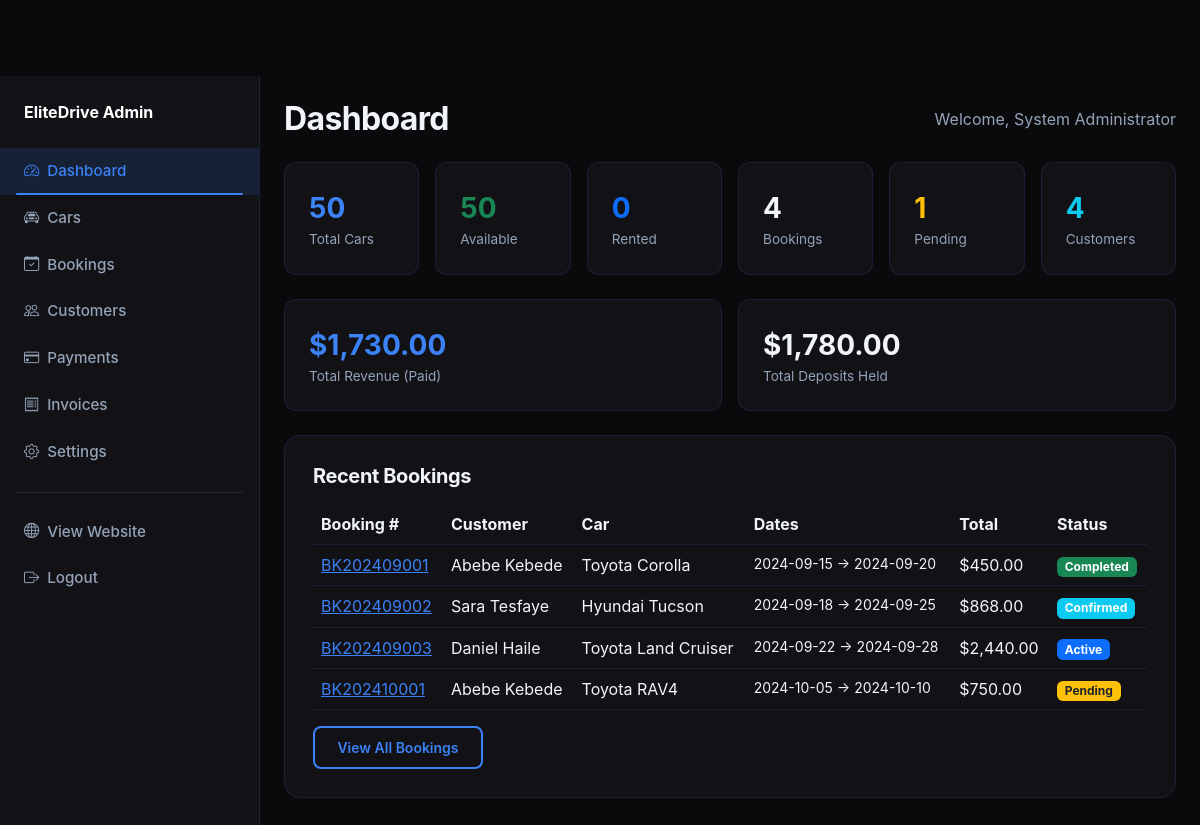
Page /admin/dashboard.php (signed in) on the committed database.
### tables this page shows
CREATE TABLE `bookings` (
  `id` int(11) NOT NULL AUTO_INCREMENT,
  `booking_number` varchar(20) NOT NULL,
  `user_id` int(11) DEFAULT NULL,
  `car_id` int(11) NOT NULL,
  `pickup_location_id` int(11) NOT NULL,
  `return_location_id` int(11) NOT NULL,
  `pickup_date` date NOT NULL,
  `return_date` date NOT NULL,
  `pickup_time` time DEFAULT '10:00:00',
  `return_time` time DEFAULT '10:00:00',
  `rental_days` int(5) NOT NULL,
  `daily_rate` decimal(10,2) NOT NULL,
  `subtotal` decimal(10,2) NOT NULL,
  `discount` decimal(10,2) DEFAULT 0.00,
  `deposit` decimal(10,2) DEFAULT 0.00,
  `additional_fees` decimal(10,2) DEFAULT 0.00,
  `total_amount` decimal(10,2) NOT NULL,
  `paid_amount` decimal(10,2) DEFAULT 0.00,
  `status` enum('Pending','Confirmed','Active','Completed','Cancelled') DEFAULT 'Pending',
  `customer_name` varchar(100) NOT NULL,
  `customer_email` varchar(100) NOT NULL,
  `customer_phone` varchar(20) NOT NULL,
  `customer_address` text DEFAULT NULL,
  `driver_license` varchar(50) DEFAULT NULL,
  `notes` text DEFAULT NULL,
  `admin_notes` text DEFAULT NULL,
  `created_at` timestamp NOT NULL DEFAULT CURRENT_TIMESTAMP,
  `updated_at` timestamp NOT NULL DEFAULT CURRENT_TIMESTAMP ON UPDATE CURRENT_TIMESTAMP,
  PRIMARY KEY (`id`),
  UNIQUE KEY `booking_number` (`booking_number`),
  KEY `idx_user` (`user_id`),
  KEY `idx_car` (`car_id`),
  KEY `idx_status` (`status`),
  KEY `idx_dates` (`pickup_date`,`return_date`),
  CONSTRAINT `fk_bookings_user` FOREIGN KEY (`user_id`) REFERENCES `users` (`id`) ON DELETE SET NULL,
  CONSTRAINT `fk_bookings_car` FOREIGN KEY (`car_id`) REFERENCES `cars` (`id`),
  CONSTRAINT `fk_bookings_pickup` FOREIGN KEY (`pickup_location_id`) REFERENCES `locations` (`id`),
  CONSTRAINT `fk_bookings_return` FOREIGN KEY (`return_location_id`) REFERENCES `locations` (`id`)
);

CREATE TABLE `cars` (
  `id` int(11) NOT NULL AUTO_INCREMENT,
  `brand` varchar(50) NOT NULL,
  `model` varchar(50) NOT NULL,
  `year` int(4) NOT NULL,
  `category` enum('Sedan','SUV','Pickup','Luxury','Van','Hatchback','Crossover') NOT NULL,
  `daily_price` decimal(10,2) NOT NULL,
  `weekly_price` decimal(10,2) NOT NULL,
  `monthly_price` decimal(10,2) NOT NULL,
  `transmission` enum('Automatic','Manual') NOT NULL DEFAULT 'Automatic',
  `fuel_type` enum('Petrol','Diesel','Hybrid','Electric') NOT NULL DEFAULT 'Petrol',
  `seats` int(2) NOT NULL DEFAULT 5,
  `doors` int(1) NOT NULL DEFAULT 4,
  `engine` varchar(50) DEFAULT NULL,
  `mileage` varchar(20) DEFAULT NULL,
  `color` varchar(30) DEFAULT NULL,
  `location_id` int(11) DEFAULT NULL,
  `status` enum('Available','Reserved','Rented','Maintenance','Inactive') DEFAULT 'Available',
  `deposit_amount` decimal(10,2) NOT NULL DEFAULT 0.00,
  `description` text DEFAULT NULL,
  `features` text DEFAULT NULL,
  `main_image` varchar(255) DEFAULT NULL,
  `created_at` timestamp NOT NULL DEFAULT CURRENT_TIMESTAMP,
  `updated_at` timestamp NOT NULL DEFAULT CURRENT_TIMESTAMP ON UPDATE CURRENT_TIMESTAMP,
  PRIMARY KEY (`id`),
  KEY `idx_brand` (`brand`),
  KEY `idx_category` (`category`),
  KEY `idx_status` (`status`),
  KEY `idx_location` (`location_id`),
  KEY `idx_price` (`daily_price`),
  CONSTRAINT `fk_cars_location` FOREIGN KEY (`location_id`) REFERENCES `locations` (`id`) ON DELETE SET NULL
);

### admin/dashboard.php (the view, shortened to what this page needs)
<?php
require_once '../includes/functions.php';
require_once '../includes/auth.php';
$stats = [
    'total_cars' => $pdo->query("SELECT COUNT(*) FROM cars")->fetchColumn(),
    'available' => $pdo->query("SELECT COUNT(*) FROM cars WHERE status = 'Available'")->fetchColumn(),
    'rented' => $pdo->query("SELECT COUNT(*) FROM cars WHERE status = 'Rented'")->fetchColumn(),
    'maintenance' => $pdo->query("SELECT COUNT(*) FROM cars WHERE status = 'Maintenance'")->fetchColumn(),
    'total_bookings' => $pdo->query("SELECT COUNT(*) FROM bookings")->fetchColumn(),
    'pending' => $pdo->query("SELECT COUNT(*) FROM bookings WHERE status = 'Pending'")->fetchColumn(),
    'confirmed' => $pdo->query("SELECT COUNT(*) FROM bookings WHERE status = 'Confirmed'")->fetchColumn(),
    'customers' => $pdo->query("SELECT COUNT(*) FROM users")->fetchColumn(),
    'revenue' => $pdo->query("SELECT COALESCE(SUM(paid_amount),0) FROM bookings WHERE status IN ('Completed','Active','Confirmed')")->fetchColumn(),
    'deposits' => $pdo->query("SELECT COALESCE(SUM(deposit),0) FROM bookings WHERE status NOT IN ('Cancelled')")->fetchColumn(),
];
$recentBookings = $pdo->query("SELECT b.*, c.brand, c.model FROM bookings b JOIN cars c ON b.car_id = c.id ORDER BY b.created_at DESC LIMIT 8")->fetchAll();
?>
<!DOCTYPE html>
<html lang="en">
<head>
    <link href="https://cdn.jsdelivr.net/npm/bootstrap@5.3.3/dist/css/bootstrap.min.css" rel="stylesheet">
    <link href="https://cdn.jsdelivr.net/npm/bootstrap-icons@1.11.3/font/bootstrap-icons.min.css" rel="stylesheet">
    <link href="../assets/css/style.css" rel="stylesheet">
</head>
<body>
    <div class="d-flex">
        <div class="admin-sidebar" style="width:260px;flex-shrink:0;">
            <div class="px-3 mb-4">
                <a href="dashboard.php" class="text-decoration-none text-white">
                    <strong>EliteDrive Admin</strong>
                </a>
            </div>
            <nav class="nav flex-column">
                <a class="nav-link active" href="dashboard.php"><i class="bi bi-speedometer2 me-2"></i>Dashboard</a>
                <a class="nav-link" href="cars.php"><i class="bi bi-car-front me-2"></i>Cars</a>
                <a class="nav-link" href="bookings.php"><i class="bi bi-calendar-check me-2"></i>Bookings</a>
                <a class="nav-link" href="customers.php"><i class="bi bi-people me-2"></i>Customers</a>
                <a class="nav-link" href="payments.php"><i class="bi bi-credit-card me-2"></i>Payments</a>
                <a class="nav-link" href="invoices.php"><i class="bi bi-receipt me-2"></i>Invoices</a>
                <a class="nav-link" href="settings.php"><i class="bi bi-gear me-2"></i>Settings</a>
                <hr class="border-secondary mx-3">
                <a class="nav-link" href="../index.php" target="_blank"><i class="bi bi-globe me-2"></i>View Website</a>
                <a class="nav-link" href="logout.php"><i class="bi bi-box-arrow-right me-2"></i>Logout</a>
            </nav>
        </div>
        <div class="flex-grow-1 p-4" style="background:var(--bg-dark);min-height:100vh;">
            <div class="d-flex justify-content-between align-items-center mb-4">
                <h2 class="mb-0">Dashboard</h2>
                <span class="text-muted">Welcome, <?= e($_SESSION['admin_name'] ?? 'Admin') ?></span>
            </div>
            <div class="row g-3 mb-4">
                <div class="col-6 col-md-4 col-xl-2">
                    <div class="stat-card">
                        <div class="stat-value text-accent"><?= $stats['total_cars'] ?></div>
                        <div class="stat-label">Total Cars</div>
                    </div>
                </div>
                <div class="col-6 col-md-4 col-xl-2">
                    <div class="stat-card">
                        <div class="stat-value text-success"><?= $stats['available'] ?></div>
                        <div class="stat-label">Available</div>
                    </div>
                </div>
                <div class="col-6 col-md-4 col-xl-2">
                    <div class="stat-card">
                        <div class="stat-value text-primary"><?= $stats['rented'] ?></div>
                        <div class="stat-label">Rented</div>
                    </div>
                </div>
                <div class="col-6 col-md-4 col-xl-2">
                    <div class="stat-card">
                        <div class="stat-value"><?= $stats['total_bookings'] ?></div>
                        <div class="stat-label">Bookings</div>
                    </div>
                </div>
                <div class="col-6 col-md-4 col-xl-2">
                    <div class="stat-card">
                        <div class="stat-value text-warning"><?= $stats['pending'] ?></div>
                        <div class="stat-label">Pending</div>
                    </div>
                </div>
                <div class="col-6 col-md-4 col-xl-2">
                    <div class="stat-card">
                        <div class="stat-value text-info"><?= $stats['customers'] ?></div>
                        <div class="stat-label">Customers</div>
                    </div>
                </div>
            </div>
            <div class="row g-3 mb-4">
                <div class="col-md-6">
                    <div class="stat-card">
                        <div class="stat-value text-accent"><?= formatPrice($stats['revenue']) ?></div>
                        <div class="stat-label">Total Revenue (Paid)</div>
                    </div>
                </div>
                <div class="col-md-6">
                    <div class="stat-card">
                        <div class="stat-value"><?= formatPrice($stats['deposits']) ?></div>
                        <div class="stat-label">Total Deposits Held</div>
                    </div>
                </div>
            </div>
            <div class="detail-card">
                <h5 class="mb-3">Recent Bookings</h5>
                <div class="table-responsive">
                    <table class="table table-dark-custom table-hover">
                        <thead>
                            <tr>
                                <th>Booking #</th>
                                <th>Customer</th>
                                <th>Car</th>
                                <th>Dates</th>
                                <th>Total</th>
                                <th>Status</th>
                            </tr>
                        </thead>
                        <tbody>
                            <?php foreach ($recentBookings as $b): ?>
                            <tr>
                                <td><a href="bookings.php?id=<?= $b['id'] ?>" class="text-accent"><?= e($b['booking_number']) ?></a></td>
                                <td><?= e($b['customer_name']) ?></td>
                                <td><?= e($b['brand'] . ' ' . $b['model']) ?></td>
                                <td class="small"><?= e($b['pickup_date']) ?> → <?= e($b['return_date']) ?></td>
                                <td><?= formatPrice($b['total_amount']) ?></td>
                                <td><?= statusBadge($b['status']) ?></td>
                            </tr>
                            <?php endforeach; ?>
                        </tbody>
                    </table>
                </div>
                <a href="bookings.php" class="btn btn-sm btn-outline-accent">View All Bookings</a>
            </div>
        </div>
    </div>
</body>
</html>

### includes/functions.php (shortened to what this page needs)
<?php
function e($string) {
    return htmlspecialchars($string ?? '', ENT_QUOTES, 'UTF-8');
}
function formatPrice($amount) {
    return '$' . number_format((float)$amount, 2);
}
function statusBadge($status) {
    $classes = [
        'Available' => 'bg-success',
        'Reserved' => 'bg-warning text-dark',
        'Rented' => 'bg-primary',
        'Maintenance' => 'bg-secondary',
        'Inactive' => 'bg-dark',
        'Pending' => 'bg-warning text-dark',
        'Confirmed' => 'bg-info',
        'Active' => 'bg-primary',
        'Completed' => 'bg-success',
        'Cancelled' => 'bg-danger',
        'Draft' => 'bg-secondary',
        'Sent' => 'bg-info',
        'Paid' => 'bg-success',
        'Overdue' => 'bg-danger'
    ];
    $class = $classes[$status] ?? 'bg-secondary';
    return '<span class="badge ' . $class . '">' . e($status) . '</span>';
}
?>

### assets/css/style.css (style rules this page uses)
:root { --bg-dark: #0a0a0c; --bg-card: #121216; --bg-card-hover: #1a1a20; --bg-elevated: #0f0f12; --text-primary: #f1f5f9; --text-secondary: #94a3b8; --text-muted: #64748b; --accent: #3B82F6; --accent-hover: #60A5FA; --accent-dark: #2563EB; --border-color: rgba(59, 130, 246, 0.15); --glass: rgba(59, 130, 246, 0.06); --success: #22c55e; --danger: #ef4444; --radius: 12px; --radius-lg: 16px; --shadow: 0 8px 32px rgba(0, 0, 0, 0.55); --transition: all 0.3s ease; }
* { margin: 0; padding: 0; box-sizing: border-box; }
body { font-family: 'Inter', system-ui, -apple-system, sans-serif; background: var(--bg-dark); color: var(--text-primary); min-height: 100vh; display: flex; flex-direction: column; padding-top: 76px; }
h1, h2, h3, h4, h5, h6 { font-weight: 700; letter-spacing: -0.02em; }
.text-accent { color: var(--accent) !important; }
.nav-link { color: var(--text-secondary) !important; font-weight: 500; font-size: 0.95rem; padding: 0.5rem 1rem !important; transition: var(--transition); position: relative; }
.nav-link:hover, .nav-link.active { color: var(--text-primary) !important; }
.nav-link.active::after { content: ''; position: absolute; bottom: 0; left: 1rem; right: 1rem; height: 2px; background: var(--accent); border-radius: 2px; }
.btn-outline-accent { border: 2px solid var(--accent); color: var(--accent) !important; background: transparent; font-weight: 600; border-radius: 8px; padding: 0.55rem 1.4rem; transition: var(--transition); }
.detail-card { background: var(--bg-card); border: 1px solid var(--border-color); border-radius: var(--radius-lg); padding: 1.75rem; }
.admin-sidebar { background: var(--bg-card); min-height: 100vh; border-right: 1px solid var(--border-color); padding: 1.5rem 0; }
.admin-sidebar .nav-link { color: var(--text-secondary) !important; padding: 0.75rem 1.5rem !important; border-radius: 0; }
.admin-sidebar .nav-link:hover, .admin-sidebar .nav-link.active { background: rgba(59, 130, 246, 0.14); color: var(--accent) !important; }
.stat-card { background: var(--bg-card); border: 1px solid var(--border-color); border-radius: var(--radius); padding: 1.5rem; transition: var(--transition); }
.stat-card .stat-value { font-size: 1.75rem; font-weight: 700; }
.stat-card .stat-label { color: var(--text-secondary); font-size: 0.85rem; }
.table-dark-custom { --bs-table-bg: var(--bg-card); --bs-table-border-color: var(--border-color); --bs-table-striped-bg: var(--bg-elevated); color: var(--text-primary); }
.text-muted, .text-secondary, .form-text, .form-label, small, .small { color: var(--text-secondary) !important; }
.table, .table td, .table th { color: var(--text-primary) !important; border-color: var(--border-color) !important; }

### rows in the picture
bookings: booking_number "BK202409001", customer_name "Abebe Kebede", car.model "Toyota Corolla", pickup_date "2024-09-15", return_date "2024-09-20", total_amount "$450.00", status "Completed"
bookings: booking_number "BK202409002", customer_name "Sara Tesfaye", car.model "Hyundai Tucson", pickup_date "2024-09-18", return_date "2024-09-25", total_amount "$868.00", status "Confirmed"
bookings: booking_number "BK202409003", customer_name "Daniel Haile", car.model "Toyota Land Cruiser", pickup_date "2024-09-22", return_date "2024-09-28", total_amount "$2,440.00", status "Active"
bookings: booking_number "BK202410001", customer_name "Abebe Kebede", car.model "Toyota RAV4", pickup_date "2024-10-05", return_date "2024-10-10", total_amount "$750.00", status "Pending"

### other values in the picture
$_SESSION['admin_name'] "System Administrator"
$stats['total_cars'] "50"
$stats['available'] "50"
$stats['rented'] "0"
$stats['total_bookings'] "4"
$stats['pending'] "1"
$stats['customers'] "4"
formatPrice($stats['revenue']) "$1,730.00"
formatPrice($stats['deposits']) "$1,780.00"
